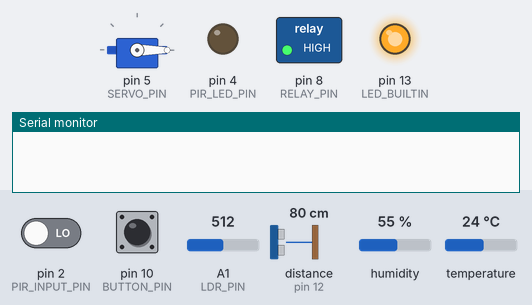
This sketch was run on a simulated Arduino Uno, built with avr-gcc and run on an emulated ATmega328P. Parts: servo, switched loads named in the sketch (green lamp = pin HIGH), output pins drawn as LEDs (lit = HIGH), the last lines printed to the serial monitor. Wiring (inferred from the names in the program): ultrasonic range finder: trigger pin 6; echo pin 12. The test bench sets the inputs (shaded band); at power-on: distance to the obstacle (sensor on pin 12) 80 cm, pin 2 (PIR_INPUT_PIN) LOW, A1 (LDR_PIN) = 512, pin 10 (BUTTON_PIN) HIGH, humidity 55 %, temperature 24 °C. The echo pulse lasts 58.3 µs per cm; pins used as bus, display or sensor lines are not drawn.

Above: at 1.2 s.
1.3 s: distance to the obstacle (sensor on pin 12) set to 12 cm
3.5 s: distance to the obstacle (sensor on pin 12) set to 9 cm
At 4.5 s:
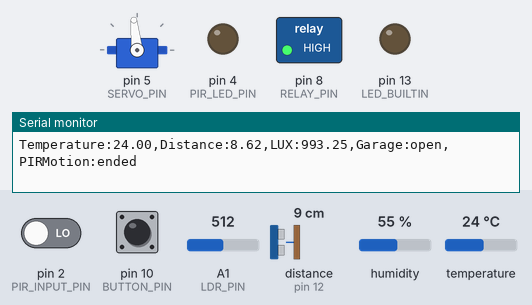
5.0 s: pin 2 (PIR_INPUT_PIN) driven HIGH
At 5.6 s:
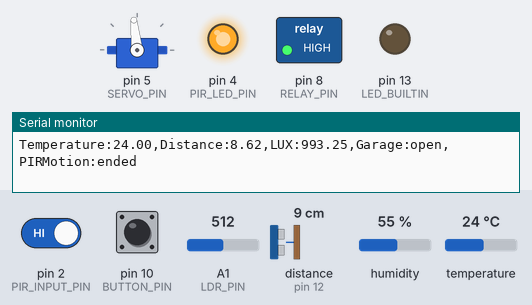
6.5 s: A1 (LDR_PIN) set to 716
At 9.1 s:
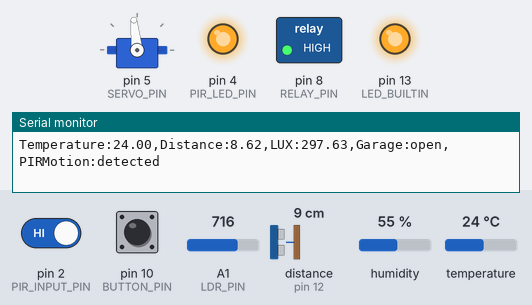
9.5 s: distance to the obstacle (sensor on pin 12) set to 18 cm
At 10.2 s:
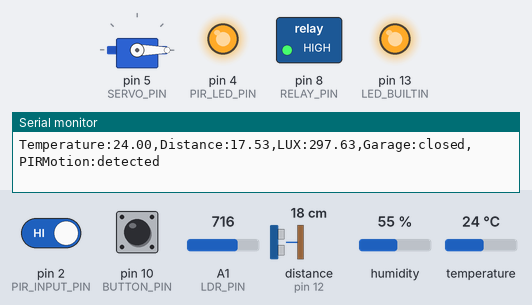
Timing chart, 0 to 12.0 s (numbered marks = the images above; inputs shaded):
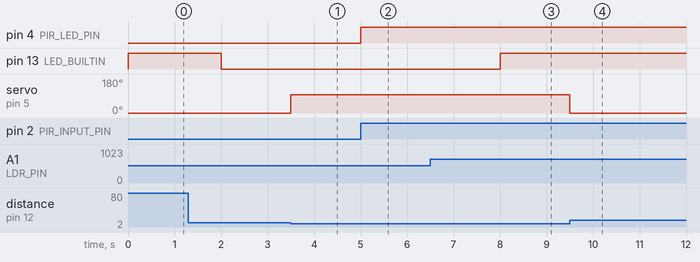

Measured:
- the behaviour switches between 11 and 10 cm on distance to the obstacle (sensor on pin 12) (found by bisection; images 0 and 1)
- after the input at 3.5 s, servo on pin 5 (SERVO_PIN): 0° → 96° at once
- after the input at 5.0 s, pin 4 (PIR_LED_PIN): LOW → HIGH at once
- after the input at 6.5 s, pin 13 (LED_BUILTIN): LOW → HIGH after 1.5 s
- after the input at 9.5 s, servo on pin 5 (SERVO_PIN): 96° → 0° at once

The sketch:

sketch.ino
```cpp
#include <Servo.h>
#include <DHT.h>

// Constants
#define DHTPIN 7         // DHT sensor pin
#define DHTTYPE DHT22    // DHT 22 (AM2302)
#define ECHO_PIN 12      // Echo pin for ultrasonic sensor
#define TRIG_PIN 6       // Trigger pin for ultrasonic sensor
#define SERVO_PIN 5      // Servo pin
#define RELAY_PIN 8      // Relay pin for fan
#define PIR_LED_PIN 4    // LED pin for PIR sensor
#define PIR_INPUT_PIN 2  // Input pin for PIR sensor
#define LDR_PIN A1       // Light sensor pin
#define BUTTON_PIN 10    // Button pin

// Global variables
unsigned long pirLastActivated = 0, lastPirTriggerTime = 0, lastLDRReadTime = 0, lastDHTReadTime = 0;
const long pirActivationTime = 10000, pirDebounceTime = 3000, LDRReadInterval = 2000, DHTReadInterval = 2000;
bool pirActivated = false, autoPirMode = true, autoFanMode = true, garageAutoMode = true, autoLightMode = true;
bool lastButtonState = HIGH;
int pirState = LOW;
const float GAMMA = 0.7, RL10 = 50;

DHT dht(DHTPIN, DHTTYPE);
Servo myservo;

void setup() {
  initializePins();
  Serial.begin(9600);
  myservo.attach(SERVO_PIN);
  myservo.write(0);  // Initial position of servo
  dht.begin();
  digitalWrite(RELAY_PIN, HIGH);  // Initially, the fan is off
}

void loop() {
  if (Serial.available() > 0) {
    handleSerialCommands();
  }

  float temperature = handleDHT22Sensor();
  float distance = readDistanceCM();
  float lux = readLightLevel();
  handlePIRSensor();
  controlFan(temperature);
  handleGarageDoor(distance);
  controlLED(lux);

  // Send data over serial every 2 seconds
  static unsigned long lastSerialUpdate = 0;
  if (millis() - lastSerialUpdate > 2000) {
    sendSerialData(temperature, distance, lux);
    lastSerialUpdate = millis();
  }
}

void sendSerialData(float temperature, float distance, float lux) {
  String data = "Temperature:" + String(temperature) + ",Distance:" + String(distance) +
                ",LUX:" + String(lux) + ",Garage:" + (distance < 10 ? "open" : "closed") +
                ",PIRMotion:" + (pirActivated ? "detected" : "ended");
  Serial.println(data);
}

void initializePins() {
  pinMode(LDR_PIN, INPUT);
  pinMode(LED_BUILTIN, OUTPUT);
  pinMode(BUTTON_PIN, INPUT_PULLUP);
  pinMode(PIR_LED_PIN, OUTPUT);
  pinMode(PIR_INPUT_PIN, INPUT);
  pinMode(TRIG_PIN, OUTPUT);
  pinMode(ECHO_PIN, INPUT);
  pinMode(RELAY_PIN, OUTPUT);
}

void handleSerialCommands() {
  String command = Serial.readStringUntil('\n');
  if (command == "AUTO LIGHT") {
    autoLightMode = !autoLightMode;
  } else if (command == "AUTO FAN") {
    autoFanMode = !autoFanMode;
    controlFan(handleDHT22Sensor()); // Update the fan status immediately
  } else if (command == "AUTO GARAGE") {
    garageAutoMode = !garageAutoMode;
    handleGarageDoor(readDistanceCM()); // Update the garage door status immediately
  } else if (command == "AUTO PIR") {
    autoPirMode = !autoPirMode;
    if (!autoPirMode) {
      pirActivated = false;
      digitalWrite(PIR_LED_PIN, LOW); // Turn off LED when PIR mode is disabled
    }
  }
}

float handleDHT22Sensor() {
  unsigned long currentMillis = millis();
  static float lastTemperature = 0; // To store the last read temperature

  if (currentMillis - lastDHTReadTime >= DHTReadInterval) {
    lastDHTReadTime = currentMillis;
    float temperature = dht.readTemperature();
    if (!isnan(temperature)) {
      lastTemperature = temperature;
    }
  }
  return lastTemperature;
}

float readDistanceCM() {
  digitalWrite(TRIG_PIN, LOW);
  delayMicroseconds(2);
  digitalWrite(TRIG_PIN, HIGH);
  delayMicroseconds(10);
  digitalWrite(TRIG_PIN, LOW);
  long duration = pulseIn(ECHO_PIN, HIGH);
  return duration * 0.034 / 2;  // Calculate and return the distance
}

void controlFan(float temperature) {
  if (temperature > 30) {
    digitalWrite(RELAY_PIN, LOW); // Turn on the fan
  } else if (temperature < 24) {
    digitalWrite(RELAY_PIN, HIGH);  // Turn off the fan
  }
}

void handleGarageDoor(float distance) {
  if (garageAutoMode && distance < 10) {
    myservo.write(96); // Open the garage door
  } else if (garageAutoMode) {
    myservo.write(0); // Close the garage door
  }
}

void controlLED(float lux) {
  bool currentButtonState = digitalRead(BUTTON_PIN);
  if (lastButtonState == HIGH && currentButtonState == LOW) {
    digitalWrite(LED_BUILTIN, !digitalRead(LED_BUILTIN));
    autoLightMode = false;
  }
  lastButtonState = currentButtonState;
  if (autoLightMode && lux < 500) {
    digitalWrite(LED_BUILTIN, HIGH);
  } else if (autoLightMode) {
    digitalWrite(LED_BUILTIN, LOW);
  }
}
float readLightLevel() {
  unsigned long currentMillis = millis();
  static float lastLux = 0; // To store the last read lux value

  if (currentMillis - lastLDRReadTime >= LDRReadInterval) {
    lastLDRReadTime = currentMillis;
    int lanalogValue = analogRead(LDR_PIN);
    float voltage = lanalogValue / 1024.0 * 5.0;
    float resistance = 2000 * voltage / (5.0 - voltage);
    lastLux = pow(RL10 * 1e3 * pow(10, GAMMA) / resistance, 1 / GAMMA);
  }
  return lastLux; // Return the most recent LUX value instead of 0
}

void handlePIRSensor() {
  if (!autoPirMode) {
    return; // Exit if PIR mode is disabled
  }

  int sensorValue = digitalRead(PIR_INPUT_PIN);
  unsigned long currentMillis = millis();
  if (currentMillis - lastPirTriggerTime >= pirDebounceTime) {
    if (sensorValue == HIGH) {
      if (!pirActivated) {
        pirLastActivated = currentMillis;
        pirActivated = true;
        digitalWrite(PIR_LED_PIN, HIGH); // Turn on LED
      }
      lastPirTriggerTime = currentMillis;
    } else if (sensorValue == LOW && pirActivated && currentMillis - pirLastActivated > pirActivationTime) {
      pirActivated = false;
      digitalWrite(PIR_LED_PIN, LOW); // Turn off LED
    }
  }
}
```
